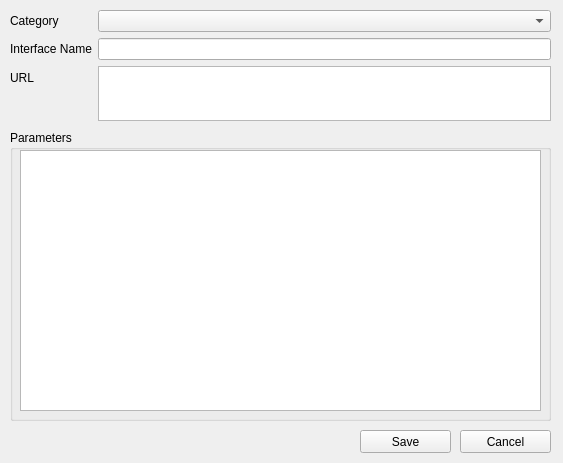
<?xml version="1.0" encoding="UTF-8"?>
<ui version="4.0">
 <class>Edit</class>
 <widget class="QWidget" name="Edit">
  <property name="geometry">
   <rect>
    <x>0</x>
    <y>0</y>
    <width>563</width>
    <height>463</height>
   </rect>
  </property>
  <property name="maximumSize">
   <size>
    <width>16777215</width>
    <height>16777215</height>
   </size>
  </property>
  <property name="windowTitle">
   <string>Edit</string>
  </property>
  <widget class="QWidget" name="formLayoutWidget">
   <property name="geometry">
    <rect>
     <x>10</x>
     <y>10</y>
     <width>541</width>
     <height>111</height>
    </rect>
   </property>
   <layout class="QFormLayout" name="formLayout">
    <item row="0" column="0">
     <widget class="QLabel" name="label_cate">
      <property name="text">
       <string>Category</string>
      </property>
     </widget>
    </item>
    <item row="0" column="1">
     <widget class="QComboBox" name="Category"/>
    </item>
    <item row="1" column="0">
     <widget class="QLabel" name="label_name">
      <property name="text">
       <string>Interface Name</string>
      </property>
     </widget>
    </item>
    <item row="1" column="1">
     <widget class="QLineEdit" name="Name"/>
    </item>
    <item row="2" column="0">
     <widget class="QLabel" name="label_url">
      <property name="text">
       <string>URL</string>
      </property>
     </widget>
    </item>
    <item row="2" column="1">
     <widget class="QTextEdit" name="URL"/>
    </item>
   </layout>
  </widget>
  <widget class="QGroupBox" name="groupBox">
   <property name="geometry">
    <rect>
     <x>10</x>
     <y>130</y>
     <width>541</width>
     <height>291</height>
    </rect>
   </property>
   <property name="title">
    <string>Parameters</string>
   </property>
   <widget class="QTableView" name="Parameters">
    <property name="geometry">
     <rect>
      <x>10</x>
      <y>20</y>
      <width>521</width>
      <height>261</height>
     </rect>
    </property>
   </widget>
  </widget>
  <widget class="QPushButton" name="Save">
   <property name="geometry">
    <rect>
     <x>360</x>
     <y>430</y>
     <width>91</width>
     <height>23</height>
    </rect>
   </property>
   <property name="text">
    <string>Save</string>
   </property>
  </widget>
  <widget class="QPushButton" name="Cancel">
   <property name="geometry">
    <rect>
     <x>460</x>
     <y>430</y>
     <width>91</width>
     <height>23</height>
    </rect>
   </property>
   <property name="text">
    <string>Cancel</string>
   </property>
  </widget>
 </widget>
 <resources/>
 <connections/>
</ui>
